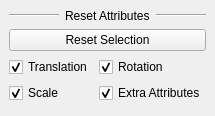
<?xml version="1.0" encoding="UTF-8"?>
<ui version="4.0">
 <class>MainWindow</class>
 <widget class="QMainWindow" name="MainWindow">
  <property name="geometry">
   <rect>
    <x>0</x>
    <y>0</y>
    <width>201</width>
    <height>116</height>
   </rect>
  </property>
  <property name="windowTitle">
   <string>Reset Attributes</string>
  </property>
  <property name="windowOpacity">
   <double>1.000000000000000</double>
  </property>
  <widget class="QWidget" name="centralwidget">
   <layout class="QVBoxLayout" name="verticalLayout">
    <item>
     <layout class="QHBoxLayout" name="horizontalLayout_2">
      <item>
       <widget class="Line" name="line_23">
        <property name="sizePolicy">
         <sizepolicy hsizetype="Expanding" vsizetype="Fixed">
          <horstretch>0</horstretch>
          <verstretch>0</verstretch>
         </sizepolicy>
        </property>
        <property name="orientation">
         <enum>Qt::Horizontal</enum>
        </property>
       </widget>
      </item>
      <item>
       <widget class="QLabel" name="character_fkik_label">
        <property name="text">
         <string>Reset Attributes</string>
        </property>
       </widget>
      </item>
      <item>
       <widget class="Line" name="line_2">
        <property name="sizePolicy">
         <sizepolicy hsizetype="Expanding" vsizetype="Fixed">
          <horstretch>0</horstretch>
          <verstretch>0</verstretch>
         </sizepolicy>
        </property>
        <property name="orientation">
         <enum>Qt::Horizontal</enum>
        </property>
       </widget>
      </item>
     </layout>
    </item>
    <item>
     <widget class="QPushButton" name="pushButton">
      <property name="text">
       <string>Reset Selection</string>
      </property>
     </widget>
    </item>
    <item>
     <layout class="QGridLayout" name="gridLayout">
      <item row="0" column="0">
       <widget class="QCheckBox" name="translation_checkBox">
        <property name="text">
         <string>Translation</string>
        </property>
        <property name="checked">
         <bool>true</bool>
        </property>
       </widget>
      </item>
      <item row="0" column="1">
       <widget class="QCheckBox" name="rotation_checkBox">
        <property name="text">
         <string>Rotation</string>
        </property>
        <property name="checked">
         <bool>true</bool>
        </property>
       </widget>
      </item>
      <item row="1" column="0">
       <widget class="QCheckBox" name="scale_checkBox">
        <property name="text">
         <string>Scale</string>
        </property>
        <property name="checked">
         <bool>true</bool>
        </property>
       </widget>
      </item>
      <item row="1" column="1">
       <widget class="QCheckBox" name="extraAttributes_checkBox">
        <property name="text">
         <string>Extra Attributes</string>
        </property>
        <property name="checked">
         <bool>true</bool>
        </property>
       </widget>
      </item>
     </layout>
    </item>
    <item>
     <spacer name="verticalSpacer">
      <property name="orientation">
       <enum>Qt::Vertical</enum>
      </property>
      <property name="sizeHint" stdset="0">
       <size>
        <width>20</width>
        <height>40</height>
       </size>
      </property>
     </spacer>
    </item>
   </layout>
  </widget>
 </widget>
 <resources/>
 <connections/>
</ui>
